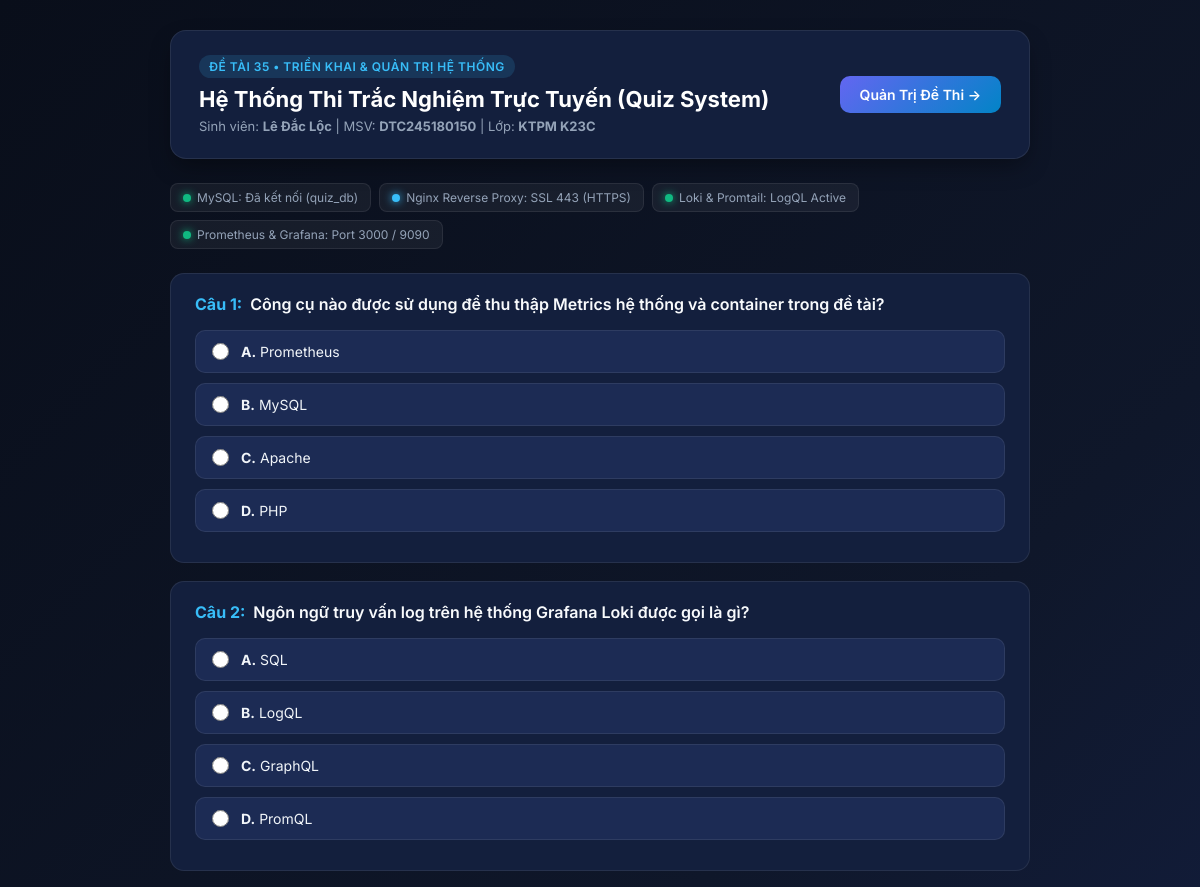
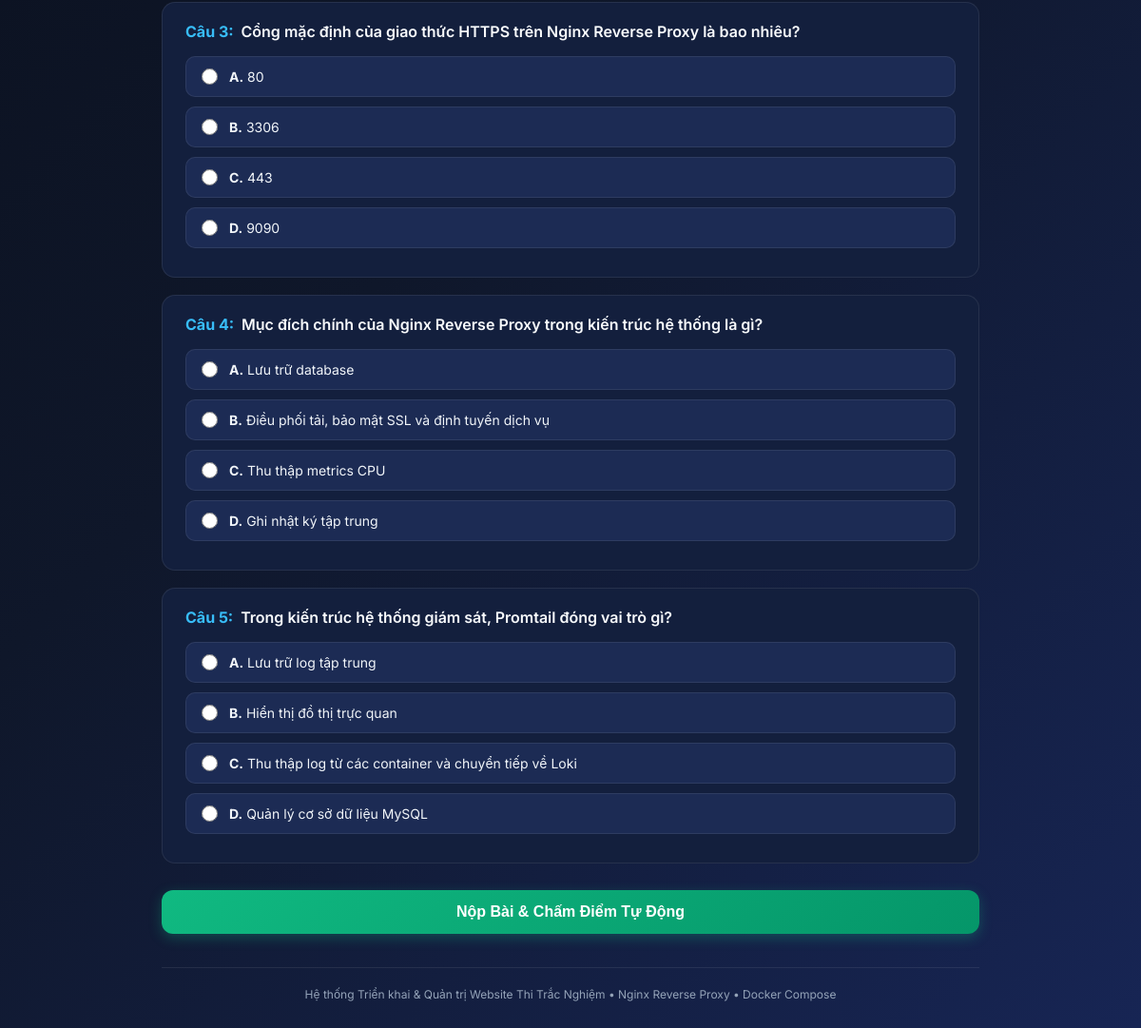
The page / on the database its author committed (2 pictures, top to bottom).
### tables this page shows
CREATE TABLE IF NOT EXISTS questions (
    id INT AUTO_INCREMENT PRIMARY KEY,
    question_text TEXT NOT NULL,
    option_a VARCHAR(255) NOT NULL,
    option_b VARCHAR(255) NOT NULL,
    option_c VARCHAR(255) NOT NULL,
    option_d VARCHAR(255) NOT NULL,
    correct_option CHAR(1) NOT NULL,
    created_at TIMESTAMP DEFAULT CURRENT_TIMESTAMP
);

### web/index.php (the view, shortened to what this page needs)
<?php
$conn = @new mysqli('db', getenv('MYSQL_USER') ?: 'quiz_user', getenv('MYSQL_PASSWORD') ?: 'User@QuizSystem2026!', getenv('MYSQL_DATABASE') ?: 'quiz_db');
$db_connected = !$conn->connect_error;
if ($db_connected) {
    $conn->set_charset("utf8mb4");
}
$questions = [];
if ($db_connected) {
    $result = $conn->query("SELECT * FROM questions ORDER BY id ASC");
    if ($result) {
        while ($row = $result->fetch_assoc()) {
            $questions[] = $row;
        }
    }
}
$score = null;
$total = count($questions);
$user_answers = [];
?>
<!DOCTYPE html>
<html lang="vi">
<head>
</head>
<body>
<div class="container">
    <div class="header-card">
        <div class="header-left">
            <span class="badge-topic">Đề tài 35 • Triển khai & Quản trị Hệ thống</span>
            <h1>Hệ Thống Thi Trắc Nghiệm Trực Tuyến (Quiz System)</h1>
            <p class="student-info">Sinh viên: <strong>Lê Đắc Lộc</strong> | MSV: <strong>DTC245180150</strong> | Lớp: <strong>KTPM K23C</strong></p>
        </div>
        <div>
            <a href="/admin.php" class="nav-btn">Quản Trị Đề Thi →</a>
        </div>
    </div>
    <div class="system-tags">
        <div class="sys-tag">
            <span class="dot <?= $db_connected ? 'green' : 'red' ?>"></span>
            MySQL: <?= $db_connected ? 'Đã kết nối (quiz_db)' : 'Lỗi kết nối' ?>
        </div>
        <div class="sys-tag">
            <span class="dot blue"></span>
            Nginx Reverse Proxy: SSL 443 (HTTPS)
        </div>
        <div class="sys-tag">
            <span class="dot green"></span>
            Loki & Promtail: LogQL Active
        </div>
        <div class="sys-tag">
            <span class="dot green"></span>
            Prometheus & Grafana: Port 3000 / 9090
        </div>
    </div>
    <?php if ($total === 0): ?>
        <div class="question-card" style="text-align: center; padding: 40px;">
            <p style="color: var(--warning); font-size: 16px; margin-bottom: 12px;">Chưa có câu hỏi nào trong cơ sở dữ liệu!</p>
            <p style="color: var(--text-muted); font-size: 14px; margin-bottom: 20px;">Vui lòng truy cập trang Quản trị để thêm đề thi trắc nghiệm.</p>
            <a href="/admin.php" class="nav-btn">Thêm câu hỏi mới</a>
        </div>
    <?php else: ?>
        <form method="POST">
            <?php foreach ($questions as $index => $q):
                $qid = $q['id'];
                $user_choice = $user_answers[$qid] ?? null;
            ?>
                <div class="question-card">
                    <div class="question-title">
                        <span class="q-number">Câu <?= $index + 1 ?>:</span>
                        <span><?= htmlspecialchars($q['question_text']) ?></span>
                    </div>
                    <?php
                    $options = [
                        'A' => $q['option_a'],
                        'B' => $q['option_b'],
                        'C' => $q['option_c'],
                        'D' => $q['option_d']
                    ];
                    foreach ($options as $key => $text):
                        $checked = ($user_choice === $key) ? 'checked' : '';
                        $class = '';
                    ?>
                        <label class="option-label <?= $class ?>">
                            <input type="radio" name="q_<?= $qid ?>" value="<?= $key ?>" required <?= $checked ?> <?= ($score !== null) ? 'disabled' : '' ?>>
                            <span><strong><?= $key ?>.</strong> <?= htmlspecialchars($text) ?></span>
                        </label>
                    <?php endforeach; ?>
                </div>
            <?php endforeach; ?>
            <?php if ($score === null): ?>
                <button type="submit" class="submit-btn">Nộp Bài & Chấm Điểm Tự Động</button>
            <?php endif; ?>
        </form>
    <?php endif; ?>
    <div class="footer">
        <p>Hệ thống Triển khai & Quản trị Website Thi Trắc Nghiệm • Nginx Reverse Proxy • Docker Compose</p>
    </div>
</div>
</body>
</html>

### web/index.php (style rules this page uses)
:root { --bg-main: #0b1329; --bg-card: #131f3d; --bg-subcard: #1c2b54; --primary: #38bdf8; --primary-hover: #0284c7; --accent: #6366f1; --success: #10b981; --danger: #ef4444; --warning: #f59e0b; --text-main: #f1f5f9; --text-muted: #94a3b8; --border-color: rgba(255, 255, 255, 0.08); }
* { box-sizing: border-box; margin: 0; padding: 0; }
body { font-family: 'Inter', -apple-system, BlinkMacSystemFont, sans-serif; background: linear-gradient(135deg, #090e1a 0%, #0f172a 50%, #172554 100%); color: var(--text-main); min-height: 100vh; padding: 30px 15px; }
.container { max-width: 860px; margin: 0 auto; }
.header-card { background: var(--bg-card); border: 1px solid var(--border-color); border-radius: 16px; padding: 24px 28px; margin-bottom: 24px; box-shadow: 0 10px 25px -5px rgba(0, 0, 0, 0.4); display: flex; justify-content: space-between; align-items: center; flex-wrap: wrap; gap: 16px; }
.header-left .badge-topic { display: inline-block; background: rgba(56, 189, 248, 0.15); color: var(--primary); font-size: 12px; font-weight: 600; padding: 4px 10px; border-radius: 999px; margin-bottom: 8px; letter-spacing: 0.5px; text-transform: uppercase; }
.header-left h1 { font-size: 22px; font-weight: 700; color: #ffffff; margin-bottom: 6px; }
.header-left .student-info { font-size: 13px; color: var(--text-muted); }
.nav-btn { background: linear-gradient(135deg, var(--accent) 0%, var(--primary-hover) 100%); color: white; text-decoration: none; padding: 10px 20px; border-radius: 10px; font-size: 14px; font-weight: 600; transition: all 0.2s; display: inline-flex; align-items: center; gap: 8px; }
.system-tags { display: flex; gap: 8px; margin-bottom: 24px; flex-wrap: wrap; }
.sys-tag { background: rgba(255, 255, 255, 0.05); border: 1px solid var(--border-color); padding: 6px 12px; border-radius: 8px; font-size: 12px; color: var(--text-muted); display: inline-flex; align-items: center; gap: 6px; }
.dot { width: 8px; height: 8px; border-radius: 50%; }
.dot.green { background: #10b981; box-shadow: 0 0 8px #10b981; }
.dot.blue { background: #38bdf8; box-shadow: 0 0 8px #38bdf8; }
.question-card { background: var(--bg-card); border: 1px solid var(--border-color); border-radius: 14px; padding: 20px 24px; margin-bottom: 18px; transition: border-color 0.2s; }
.question-title { font-size: 16px; font-weight: 600; margin-bottom: 16px; color: #f8fafc; display: flex; gap: 8px; }
.q-number { color: var(--primary); font-weight: 700; }
.option-label { display: flex; align-items: center; background: var(--bg-subcard); border: 1px solid var(--border-color); padding: 12px 16px; border-radius: 10px; margin-bottom: 10px; cursor: pointer; transition: all 0.2s; font-size: 14px; gap: 12px; }
.option-label input[type="radio"] { accent-color: var(--primary); width: 17px; height: 17px; }
.submit-btn { background: linear-gradient(135deg, #10b981 0%, #059669 100%); color: white; border: none; padding: 14px 28px; border-radius: 12px; font-size: 16px; font-weight: 700; cursor: pointer; width: 100%; margin-top: 10px; box-shadow: 0 4px 14px rgba(16, 185, 129, 0.3); transition: all 0.2s; }
.footer { text-align: center; margin-top: 35px; font-size: 12px; color: var(--text-muted); border-top: 1px solid var(--border-color); padding-top: 20px; }

### rows shown on the page
questions: question_text "Công cụ nào được sử dụng để thu thập Metrics hệ thống và container trong đề tài?", key "A", option_a "Prometheus", key "B", option_b "MySQL", key "C", option_c "Apache", key "D", option_d "PHP"
questions: question_text "Ngôn ngữ truy vấn log trên hệ thống Grafana Loki được gọi là gì?", key "A", option_a "SQL", key "B", option_b "LogQL", key "C", option_c "GraphQL", key "D", option_d "PromQL"
questions: question_text "Cổng mặc định của giao thức HTTPS trên Nginx Reverse Proxy là bao nhiêu?", key "A", option_a "80", key "B", option_b "3306", key "C", option_c "443", key "D", option_d "9090"
questions: question_text "Mục đích chính của Nginx Reverse Proxy trong kiến trúc hệ thống là gì?", key "A", option_a "Lưu trữ database", key "B", option_b "Điều phối tải, bảo mật SSL và định tuyến dịch vụ", key "C", option_c "Thu thập metrics CPU", key "D", option_d "Ghi nhật ký tập trung"
questions: question_text "Trong kiến trúc hệ thống giám sát, Promtail đóng vai trò gì?", key "A", option_a "Lưu trữ log tập trung", key "B", option_b "Hiển thị đồ thị trực quan", key "C", option_c "Thu thập log từ các container và chuyển tiếp về Loki", key "D", option_d "Quản lý cơ sở dữ liệu MySQL"
